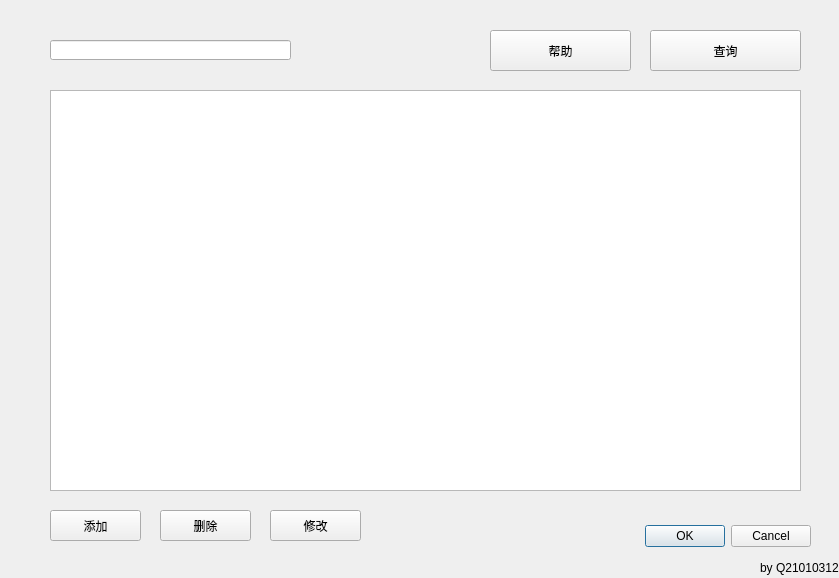
<?xml version="1.0" encoding="UTF-8"?>
<ui version="4.0">
 <class>changeLine</class>
 <widget class="QDialog" name="changeLine">
  <property name="geometry">
   <rect>
    <x>0</x>
    <y>0</y>
    <width>839</width>
    <height>578</height>
   </rect>
  </property>
  <property name="windowTitle">
   <string>修改</string>
  </property>
  <widget class="QDialogButtonBox" name="buttonBox">
   <property name="geometry">
    <rect>
     <x>470</x>
     <y>520</y>
     <width>341</width>
     <height>32</height>
    </rect>
   </property>
   <property name="orientation">
    <enum>Qt::Horizontal</enum>
   </property>
   <property name="standardButtons">
    <set>QDialogButtonBox::Cancel|QDialogButtonBox::Ok</set>
   </property>
  </widget>
  <widget class="QListWidget" name="listWidget">
   <property name="geometry">
    <rect>
     <x>50</x>
     <y>90</y>
     <width>751</width>
     <height>401</height>
    </rect>
   </property>
  </widget>
  <widget class="QLineEdit" name="findLine">
   <property name="geometry">
    <rect>
     <x>50</x>
     <y>40</y>
     <width>241</width>
     <height>20</height>
    </rect>
   </property>
  </widget>
  <widget class="QPushButton" name="pushButton">
   <property name="geometry">
    <rect>
     <x>650</x>
     <y>30</y>
     <width>151</width>
     <height>41</height>
    </rect>
   </property>
   <property name="text">
    <string>查询</string>
   </property>
  </widget>
  <widget class="QPushButton" name="addButton">
   <property name="geometry">
    <rect>
     <x>50</x>
     <y>510</y>
     <width>91</width>
     <height>31</height>
    </rect>
   </property>
   <property name="focusPolicy">
    <enum>Qt::NoFocus</enum>
   </property>
   <property name="text">
    <string>添加</string>
   </property>
  </widget>
  <widget class="QPushButton" name="deleteButton">
   <property name="geometry">
    <rect>
     <x>160</x>
     <y>510</y>
     <width>91</width>
     <height>31</height>
    </rect>
   </property>
   <property name="text">
    <string>删除</string>
   </property>
  </widget>
  <widget class="QPushButton" name="changeButton">
   <property name="geometry">
    <rect>
     <x>270</x>
     <y>510</y>
     <width>91</width>
     <height>31</height>
    </rect>
   </property>
   <property name="text">
    <string>修改</string>
   </property>
  </widget>
  <widget class="QPushButton" name="help">
   <property name="geometry">
    <rect>
     <x>490</x>
     <y>30</y>
     <width>141</width>
     <height>41</height>
    </rect>
   </property>
   <property name="text">
    <string>帮助</string>
   </property>
  </widget>
  <widget class="QLabel" name="label">
   <property name="geometry">
    <rect>
     <x>760</x>
     <y>560</y>
     <width>101</width>
     <height>16</height>
    </rect>
   </property>
   <property name="text">
    <string>by Q21010312</string>
   </property>
  </widget>
 </widget>
 <resources/>
 <connections>
  <connection>
   <sender>buttonBox</sender>
   <signal>accepted()</signal>
   <receiver>changeLine</receiver>
   <slot>accept()</slot>
   <hints>
    <hint type="sourcelabel">
     <x>248</x>
     <y>254</y>
    </hint>
    <hint type="destinationlabel">
     <x>157</x>
     <y>274</y>
    </hint>
   </hints>
  </connection>
  <connection>
   <sender>buttonBox</sender>
   <signal>rejected()</signal>
   <receiver>changeLine</receiver>
   <slot>reject()</slot>
   <hints>
    <hint type="sourcelabel">
     <x>316</x>
     <y>260</y>
    </hint>
    <hint type="destinationlabel">
     <x>286</x>
     <y>274</y>
    </hint>
   </hints>
  </connection>
 </connections>
</ui>
